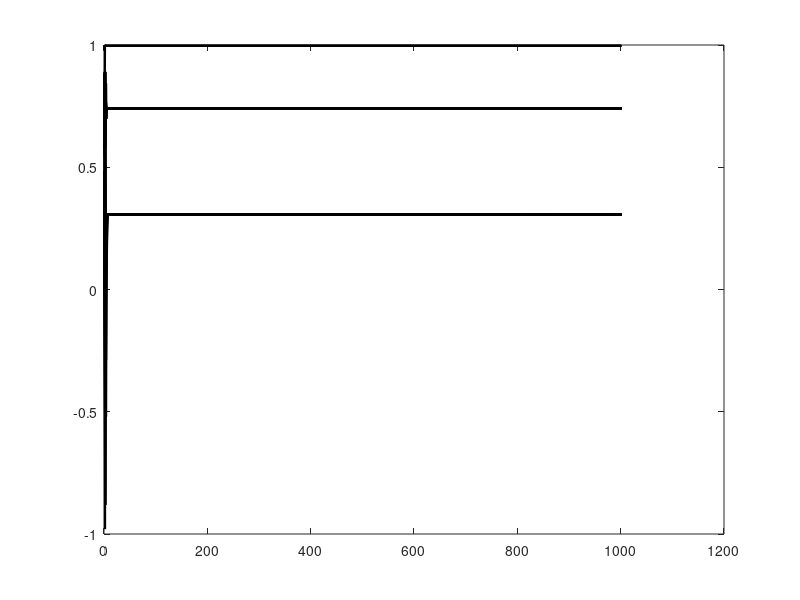

MATLAB code for this plot: (Note: this script raises an error after producing the figure.)
%%  Multiple Equilibrium Analysis

clear;
clc;

parameters=[ 0.99       0.075     0.0004 0.9     0.01         0.003162] ;
beta_Star= [.3066;.7417;.9961];

delta=parameters(1); gamma=parameters(2); a=parameters(3) ; rho=parameters(4); sigma_eps=parameters(5); sigma_u=parameters(6);


F = @(beta) delta*beta^2 + (gamma^2*rho*(1-delta^2*beta^4) )...
    / (gamma^2*(delta*beta^2*rho+1)+(1-rho^2)*(1-delta*beta^2*rho)*(sigma_u^2/sigma_eps^2));

N=1000;
h=10e-5;
numGrid=500;
beta_initGrid=linspace(0,0.99,numGrid);
convergencePlot=figure;

for j=1:numGrid
beta=0*ones(N,1);
beta(1) = beta_initGrid(j);
  for i=1:N
 dampingFactor=0.1;
 %Naive Iteration     
 % beta(i+1)=F(beta(i));     
 % beta(i+1)=beta(i) + dampingFactor*(F(beta(i))-beta(i));     
 
%Newtonian Iteration 
 fPrime= (F(beta(i)+h)-F(beta(i)) )/h;
 beta(i+1)=(1-fPrime^(-1))^(-1)*(beta(i)-fPrime^(-1)*F(beta(i)));
if beta(i+1)>1 || beta(i+1)<-1
    beta=nan;
    break;
end
  end
betaConverged(j,:)=beta;
figure(convergencePlot)  
plot(beta,'lineWidth',1.5,'color','black');
drawnow;
hold on

end
figure(convergencePlot)
scatter([N;N;N],beta_Star,100,'o','filled','red');
xlabel('Number of Iterations');
ylabel('\beta_{\pi}');
